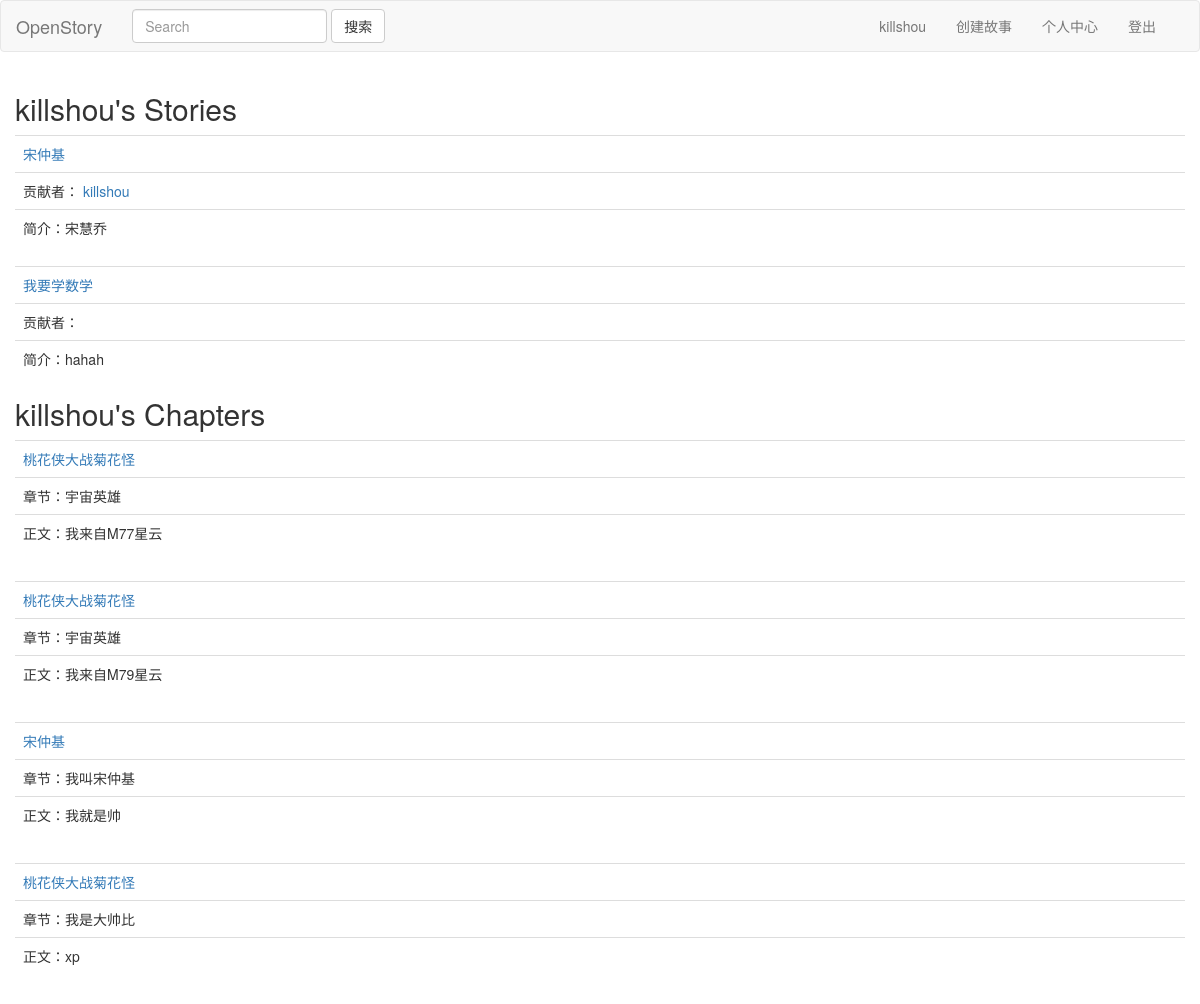
Page /killshou/ (signed in) on the committed database.
### story/models.py (models this page shows)
class Story(models.Model):
    title = models.TextField(default='')
    brief = models.TextField(default='')
    owner = models.ForeignKey(User,default=None)

class Chapter(models.Model):
    subtitle = models.TextField(default='')
    content = models.TextField(default='')
    story = models.ForeignKey(Story, default=None)
    writter = models.ForeignKey(User, default=None)

### author/views.py (the view)
# urls.py: url(r'^([a-zA-Z_]+)/', views.user_page, name="author"),
def user_page(request, username):
    if request.user.username == username:
        user = request.user
    else:
        user = User.objects.get(username=username)
    return render(request, 'author.html',{'user':user,})

### author/templates/author.html
{% extends 'base.html' %} {% block header %}
<h2>{{ user.username }}'s Stories</h2>
{% for story in user.story_set.all %}
<table class='table'>
    <tr>
        <td><a href="{% url 'viewstory' story.id %}">{{ story.title }}</a></td>
    </tr>
    <tr>
        <td>贡献者： {% for chapter in story.chapter_set.all %}
            <a href="{% url 'author' chapter.writter.username %}">{{ chapter.writter.username }}</a> {% endfor %}
        </td>
    </tr>
    <tr>
        <td>简介：{{ story.brief }}</td>
    </tr>
</table>
{% endfor %}
<h2>{{ user.username }}'s Chapters</h2> {% for chapter in user.chapter_set.all %}
<table class='table'>
    <tr>
        <td><a href="{% url 'viewstory' chapter.story.id %}">{{ chapter.story.title }}</a></td>
    </tr>
    <tr>
        <td>章节：{{ chapter.subtitle }}</td>
    </tr>
    <tr>
        <td>
            <p>正文：{{ chapter.content }}</p>
        </td>
    </tr>
</table>
{% endfor %} {% endblock %}

### author/templates/navbar.html (shortened to what this page needs)
<nav class="navbar navbar-default">
    <div class="navbar-header">
        <a class="navbar-brand" href="{% url 'home' %}">OpenStory</a>
    </div>
    <div>
        <form class="navbar-form navbar-left" method="POST" action="{% url 'search' %}">
            <input type="text" class="form-control" placeholder="Search" name="keyword">
            <button type="submit" class="btn btn-default">搜索</button>
        </form>
        <div class="navbar-right" style="margin-right:2em">
            {% if request.user.is_authenticated %}
            <ul class="nav navbar-nav">
                <li class="navbar-text">{{ request.user.username }}</li>
                <li><a href='' data-toggle="modal" data-target="#newstory">创建故事</a></li>
                <li><a href="/{{ request.user.username }}">个人中心</a></li>
                <li><a href="{% url 'logout' %}">登出</a></li>
            </ul>
            {% else %}
            <button type="button" class="btn navbar-btn" data-toggle="modal" data-target="#login">登录</button>
            <button type="button" class="btn navbar-btn" data-toggle="modal" data-target="#signin">注册</button>
            {% include 'login.html' %}
            {% include 'signin.html' %}
            {% endif %}
        </div>
    </div>
</nav>

### rows in the picture
Story: title "宋仲基", brief "宋慧乔"
Chapter: writter.username "killshou", story "宋仲基", subtitle "我叫宋仲基", content "我就是帅"
Story: title "我要学数学", brief "hahah"
Chapter: story "桃花侠大战菊花怪", subtitle "宇宙英雄", content "我来自M77星云"
Chapter: story "桃花侠大战菊花怪", subtitle "宇宙英雄", content "我来自M79星云"
Chapter: story "桃花侠大战菊花怪", subtitle "我是大帅比", content "xp"

### other values in the picture
{{ request.user.username }} "killshou"
{{ user.username }} "killshou"
